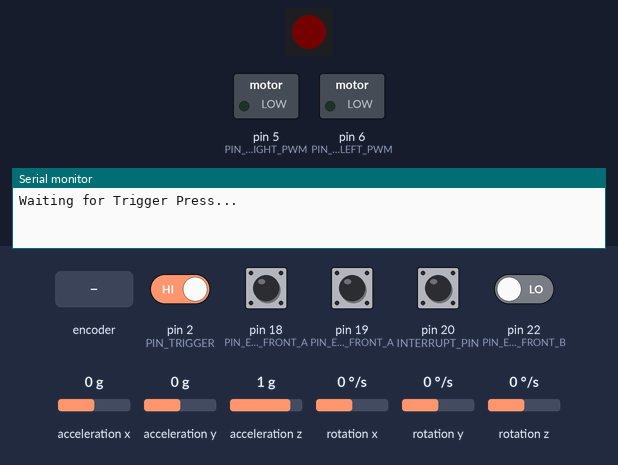
Simulated run of this sketch. Board: Arduino Mega 2560, built with avr-gcc and run on an emulated ATmega2560. Parts: 1 RGB LEDs in strip order, left to right, switched loads named in the sketch (green lamp = pin HIGH), the last lines printed to the serial monitor. Dashed ring = blinking. Inputs (shaded band) come from the test bench; at power-on: pin 2 (PIN_TRIGGER), pin 18 (PIN_ENCODER_LEFT_FRONT_A), pin 19 (PIN_ENCODER_RIGHT_FRONT_A), pin 20 (INTERRUPT_PIN) HIGH, pin 22 (PIN_ENCODER_LEFT_FRONT_B) LOW, rotation z 0 °/s, acceleration x 0 g, acceleration z 1 g, acceleration y 0 g, rotation x 0 °/s, rotation y 0 °/s. Dim RGB values are drawn brighter than linear; the sensor or clock chip raises its interrupt line as the real part does.

Above: at 2.0 s.
2.1 s: pin 2 (PIN_TRIGGER) driven LOW
At 3.0 s:
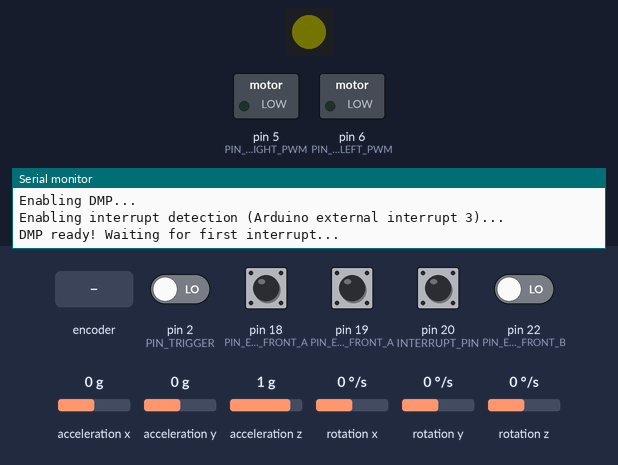
5.1 s: rotation z set to -192 °/s
At 5.72 s:
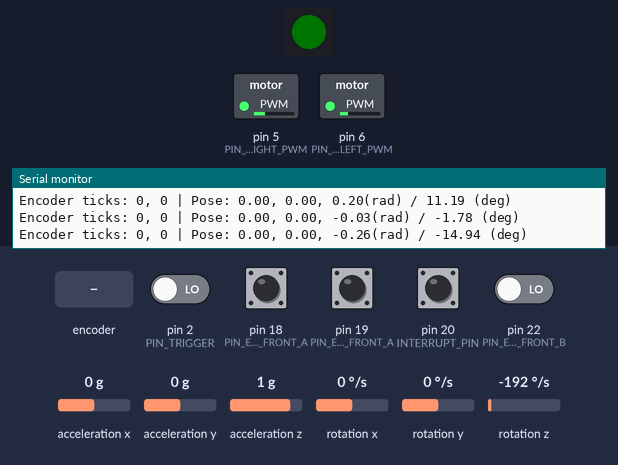
8.1 s: rotation z set to -100 °/s
At 8.45 s:
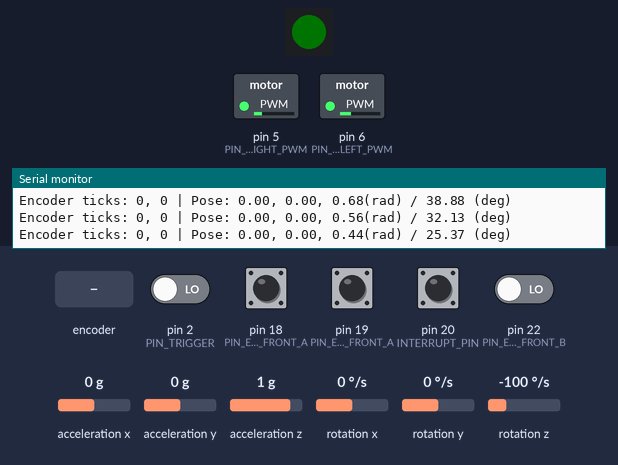
11.1 s: rotary encoder on pin 18 (PIN_ENCODER_LEFT_FRONT_A) / pin 22 (PIN_ENCODER_LEFT_FRONT_B) turned 3 steps (first pin leading)
14.7 s: acceleration x set to -1.4 g
17.7 s: acceleration z set to 0 g
Timing chart, 0 to 21.7 s (numbered marks = the images above; inputs shaded):
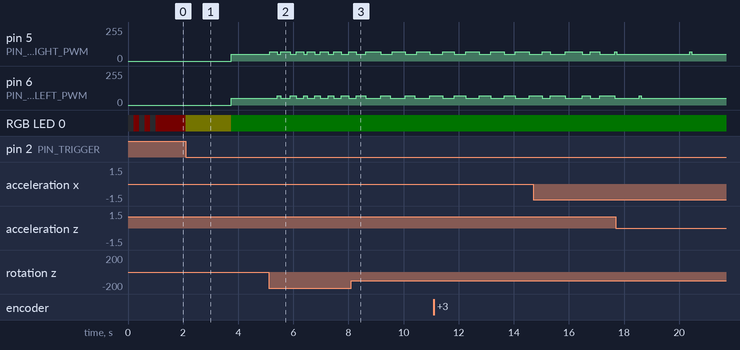

Measured:
- after the input at 2.1 s, pin 5 (PIN_MOTOR_RIGHT_PWM), pin 6 (PIN_MOTOR_LEFT_PWM): 0/255 → 50/255 after 1.6 s; RGB LED 0: RGB(1, 0, 0) → RGB(1, 1, 0) at once, → RGB(0, 1, 0) 1.6 s later
- after the input at 5.1 s, pin 5 (PIN_MOTOR_RIGHT_PWM): 50/255 → 70/255 at once, → 50/255 0.28 s later, → 70/255 0.14 s later, → 50/255 0.35 s later, … (13 changes in this stretch); pin 6 (PIN_MOTOR_LEFT_PWM): 50/255 → 70/255 after 0.31 s, → 50/255 0.14 s later, → 70/255 0.35 s later, → 50/255 0.20 s later, … (12 changes in this stretch)

The sketch:

robot_tour_SOLON.ino
```cpp
//Robot Tour by Chinmay Govind & Reuben James for Cumberland Valley Science Olympiad

#define PIN_MOTOR_RIGHT_PWM   5 //analog
#define PIN_MOTOR_RIGHT_IN    7 //digital
#define PIN_MOTOR_LEFT_PWM    6 //analog
#define PIN_MOTOR_LEFT_IN     8 //digital
#define PIN_ENCODER_LEFT_FRONT_A    18 //digital (yellow wire), goes high on encoder pulse
#define PIN_ENCODER_RIGHT_FRONT_A    19 //digital (yellow wire), goes high on encoder pulse
#define PIN_ENCODER_LEFT_FRONT_B 22 //digital (white wire), high on forward tick, low on reverse tick
#define PIN_ENCODER_RIGHT_FRONT_B 24 //digital (white wire), high on forward tick, low on reverse tick
#define PIN_ENCODER_LEFT_BACK_B 26 //digital (white wire), high on forward tick, low on reverse tick
#define PIN_ENCODER_RIGHT_BACK_B 28 //digital (white wire), high on forward tick, low on reverse tick
#define PIN_MOTOR_ENABLE      3 //digital

#define PIN_TRIGGER 2
long startMillis = 0;

#include "I2Cdev.h"
#include "MPU6050_6Axis_MotionApps20.h"
#define INTERRUPT_PIN 20

MPU6050 mpu;
double GYRO_TURN_CONSTANT = 0.0000109;
#if I2CDEV_IMPLEMENTATION == I2CDEV_ARDUINO_WIRE
    #include "Wire.h"
#endif

#include <FastLED.h>
#define NUM_LEDS 1    // Number of LEDs in strip (just 1)
#define PIN_LED 4    // Pin for data communications

#define NORTH 0
#define EAST -90
#define WEST 90
#define SOUTH 180
// Define the array of leds
CRGB leds[NUM_LEDS];

int encoderBPins[] = {PIN_ENCODER_LEFT_FRONT_B, PIN_ENCODER_RIGHT_FRONT_B, PIN_ENCODER_LEFT_BACK_B, PIN_ENCODER_RIGHT_BACK_B};
int lastEncoderTicks[] = {0, 0, 0, 0};//LF, RF, LB, RB
int encoderTicks[] = {0, 0, 0, 0};//LF, RF, LB, RB

int STRAIGHT_SLOW = 100;//default 100 fastest to slowest: 200 > 150 > 100 > 300
int STRAIGHT_FAST = 120;//default 120
int STRAIGHT_BASE_SLOW = 300;
int STRAIGHT_BASE_FAST = 320;
double FORWARD_LR_TOLERANCE = 0.01;
int TURN_SPEED = 600;
int TURN_SLOW = 60;
int FULL_TURN_TICKS = 740;
double TURN_TOLERANCE = 0.04;

double robotX = 0;
double robotY = 0;
double robotTheta = 0;
double thetaOffset = 0;
double TICKS_PER_CM = 9.51;
double TICKS_PER_REV = 740;
double WHEEL_RADIUS = 7.7;

Quaternion quat;
bool dmpReady = false;  // set true if DMP init was successful
uint8_t mpuIntStatus;   // holds actual interrupt status byte from MPU
uint8_t devStatus;      // return status after each device operation (0 = success, !0 = error)
uint16_t packetSize;    // expected DMP packet size (default is 42 bytes)
uint16_t fifoCount;     // count of all bytes currently in FIFO
uint8_t fifoBuffer[64]; // FIFO storage buffer

// orientation/motion vars
VectorInt16 aa;         // [x, y, z]            accel sensor measurements
VectorInt16 aaReal;     // [x, y, z]            gravity-free accel sensor measurements
VectorInt16 aaWorld;    // [x, y, z]            world-frame accel sensor measurements
VectorFloat gravity;    // [x, y, z]            gravity vector
float euler[3];         // [psi, theta, phi]    Euler angle container
float ypr[3];

void setup() {
  Serial.begin(9600);
  FastLED.addLeds<NEOPIXEL, PIN_LED>(leds, NUM_LEDS);  // Configure the LED
  FastLED.setBrightness(1);
  for (int i = 0; i < 3; i++) {
    leds[0] = CRGB::Black;
    FastLED.show();
    delay(200);
    leds[0] = CRGB::Red;
    FastLED.show();
    delay(200);
  }
  Serial.println("\nWaiting for Trigger Press...");
  while (digitalRead(PIN_TRIGGER) == HIGH) {
    //wait
  }
  Serial.println("Trigger Pressed...");
  leds[0] = CRGB::Yellow;
  FastLED.show();

  //attach encoder interrupts
  attachInterrupt(digitalPinToInterrupt(PIN_ENCODER_LEFT_FRONT_A), readLFEncoder, RISING);
  attachInterrupt(digitalPinToInterrupt(PIN_ENCODER_RIGHT_FRONT_A), readRFEncoder, RISING);
  //attachInterrupt(digitalPinToInterrupt(PIN_ENCODER_LEFT_BACK_A), readLBEncoder, RISING);
  //attachInterrupt(digitalPinToInterrupt(PIN_ENCODER_RIGHT_BACK_A), readRBEncoder, RISING);

  //mpu setup
  #if I2CDEV_IMPLEMENTATION == I2CDEV_ARDUINO_WIRE
      Wire.begin();
  #elif I2CDEV_IMPLEMENTATION == I2CDEV_BUILTIN_FASTWIRE
      Fastwire::setup(400, true);
  #endif
  Serial.println("Testing MPU connection...");
  mpu.initialize();
  leds[0] = CRGB::Orange;
  Serial.println(mpu.testConnection() ? "MPU6050 connection successful" : "MPU6050 connection failed");
  Serial.println("Calibrating MPU...");
  //mpu.CalibrateGyro();
  //mpu.CalibrateAccel();

  Serial.println("Initializing DMP...");
  devStatus = mpu.dmpInitialize();
  if (devStatus == 0) {
      // Calibration Time: generate offsets and calibrate our MPU6050
      mpu.CalibrateAccel(6);
      mpu.CalibrateGyro(6);
      mpu.PrintActiveOffsets();
      // turn on the DMP, now that it's ready
      Serial.println(F("Enabling DMP..."));
      mpu.setDMPEnabled(true);

      // enable Arduino interrupt detection
      Serial.print(F("Enabling interrupt detection (Arduino external interrupt "));
      Serial.print(digitalPinToInterrupt(INTERRUPT_PIN));
      Serial.println(F(")..."));
      attachInterrupt(digitalPinToInterrupt(INTERRUPT_PIN), dmpDataReady, RISING);
      mpuIntStatus = mpu.getIntStatus();

      // set our DMP Ready flag so the main loop() function knows it's okay to use it
      Serial.println(F("DMP ready! Waiting for first interrupt..."));
      dmpReady = true;

      // get expected DMP packet size for later comparison
      packetSize = mpu.dmpGetFIFOPacketSize();
  } else {
      // ERROR!
      // 1 = initial memory load failed
      // 2 = DMP configuration updates failed
      // (if it's going to break, usually the code will be 1)
      Serial.print(F("DMP Initialization failed (code "));
      Serial.print(devStatus);
      Serial.println(F(")"));
  }
  delay(1000);//DO NOT REMOVE
  leds[0] = CRGB::Green;
  FastLED.show();
  Serial.println("Starting...");
  startMillis = millis();
  //RUN CODE GOES HERE (TRIPATHI)
  //200 > 150 > 100 > 300
  //90 deg: 2.1s, 180: 4.1
  //100: 20cm/s,
  //start: 15
  //gate zone: 5, 13, 16
  for (int i = 50; i < 255; i += 50) {
    double totalMicros = 0;
    for (int j = 0; j < 5; j++) {
      setSpeed(i);
      long startMicros = micros();
      forward(50);
      totalMicros += (micros() - startMicros);
      setSpeed(200);
      backward(50);
    }
    double speed = 50 / (totalMicros / 5000000);
    Serial.print("PWM: ");
    Serial.print(i);
    Serial.print(", speed: ");
    Serial.println(speed);
    delay(5000);
  }
}

void setSpeed(int val) {
  STRAIGHT_SLOW = val;
  STRAIGHT_FAST = val + 20;
}


void readLFEncoder() {
  readEncoder(0);
}
void readRFEncoder() {
  readEncoder(1);
}
void readLBEncoder() {
  readEncoder(2);
}
void readRBEncoder() {
  readEncoder(3);
}
void readEncoder(int wheel) {//0, 1, 2, 3 = LF, RF, LB, RB
  //if going forward, increase motor ticks. otherwise, decrement
  if (digitalRead(encoderBPins[wheel]) == (wheel%2)) { //even wheels need LOW, odd wheels need HIGH
    encoderTicks[wheel]++;
    //Serial.println("Incrementing encoder ticks...");
  } else {
    encoderTicks[wheel]--;
    //Serial.println("Decrementing encoder ticks...");
  }
}

volatile bool mpuInterrupt = false;     // indicates whether MPU interrupt pin has gone high
void dmpDataReady() {
    mpuInterrupt = true;
}

void setMotors(int left, int right) {
  digitalWrite(PIN_MOTOR_ENABLE, HIGH);//enable motor controller
  digitalWrite(PIN_MOTOR_LEFT_IN, (left > 0) ? LOW : HIGH);//set right wheels to CW/CCW
  analogWrite(PIN_MOTOR_LEFT_PWM, abs(left));//set right wheels to left speed
  digitalWrite(PIN_MOTOR_RIGHT_IN, (right > 0) ? LOW : HIGH);//set right wheels to CW/CCW
  analogWrite(PIN_MOTOR_RIGHT_PWM, abs(right));//set right wheels to right speed
}

void findThetaOffset() {
  thetaOffset = 0;
  while (robotTheta + thetaOffset > PI/4) {
    thetaOffset -= PI/2;
  }
  while (robotTheta + thetaOffset < -PI/4) {
    thetaOffset += PI/2;
  }
}
void forward(double distance) {
  robotX = 0;
  robotY = 0;
  //find theta offset
  while (robotX < distance) {
    findThetaOffset();
    printInfo();
    updatePose();
    bool slowMode = distance - robotX < 8;
    int slowSpeed = slowMode ? STRAIGHT_BASE_SLOW : STRAIGHT_SLOW;
    int fastSpeed = slowMode ? STRAIGHT_BASE_FAST : STRAIGHT_FAST;
    if ((robotTheta + thetaOffset) > FORWARD_LR_TOLERANCE) {//going left, correct right
      //Serial.println("Correcting left...");
      setMotors(fastSpeed, slowSpeed);
    } else if ((robotTheta + thetaOffset) < -FORWARD_LR_TOLERANCE) {
      //Serial.println("Correcting right...");
      setMotors(slowSpeed, fastSpeed);
    } else {
      setMotors(slowSpeed, slowSpeed);
    }
  }
  setMotors(0, 0);
}

void backward(double distance) {
  robotX = 0;
  robotY = 0;
  //find theta offset
  while (robotX > -distance) {
    findThetaOffset();
    printInfo();
    updatePose();
    bool slowMode = robotX + distance < 8;
    int slowSpeed = slowMode ? STRAIGHT_BASE_SLOW : STRAIGHT_SLOW;
    int fastSpeed = slowMode ? STRAIGHT_BASE_FAST : STRAIGHT_FAST;
    if (robotTheta + thetaOffset > FORWARD_LR_TOLERANCE) {//going left, correct right
      setMotors(-slowSpeed, -fastSpeed);
    } else if (robotTheta + thetaOffset < -FORWARD_LR_TOLERANCE) {
      setMotors(-fastSpeed, -slowSpeed);
    } else {
      setMotors(-slowSpeed, -slowSpeed);
    }
  }
  setMotors(0, 0);
}

//TURNING FUNC
void turnTo(double angle, bool ccw) {
  double targetAngle = angle * (PI / 180.0);
  //double startAngle = robotTheta;
  //find theta offset
  //findThetaOffset();
  //double targetAngle = fstartAngle + angleRad;
  //double targetAngle = angleRad;
  double sign = ccw ? 1 : -1;
  thetaOffset = 0;
  while (angularDistance(robotTheta, targetAngle) > TURN_TOLERANCE) {
    updatePose();
    printInfo();
    //Serial.println(angularDistance(robotTheta, targetAngle));
    double k = sign * TURN_SPEED;
    if (angularDistance(robotTheta, targetAngle) < 0.5) {
      k = sign * TURN_SLOW;
    }
    setMotors(-k, k);//positive k means left turn means positive angle change
  }
  setMotors(0, 0);
}

double angularDistance(double a, double b) {
  return min(abs(a - b), abs(min(a, b) + 2 * PI - max(a, b)));
}

double lastTime = 0;
double lastGyroTheta = 0;
void updatePose() {
  int differentials[] = {encoderTicks[0] - lastEncoderTicks[0],
  encoderTicks[1] - lastEncoderTicks[1],
  encoderTicks[2] - lastEncoderTicks[2],
  encoderTicks[3] - lastEncoderTicks[3]};

  double dForward = (differentials[0] + differentials[1])/2.0 / TICKS_PER_CM;//forward change in cm
  //double dTime = (millis() - lastTime) / 1000.0;

  lastTime = millis();
  robotX += dForward * cos(robotTheta + thetaOffset);
  robotY += dForward * sin(robotTheta + thetaOffset);
  if (!dmpReady) return;
  // read a packet from FIFO
  if (mpu.dmpGetCurrentFIFOPacket(fifoBuffer)) { // Get the Latest packet
  // display Euler angles in degrees
          mpu.dmpGetQuaternion(&quat, fifoBuffer);
          mpu.dmpGetEuler(euler, &quat);
  }
  robotTheta = -euler[0];
  for (int i = 0; i < 4; i++) lastEncoderTicks[i] = encoderTicks[i];
}

void printInfo() {
  Serial.print("Encoder ticks: ");
  Serial.print(encoderTicks[0]);
  Serial.print(", ");
  Serial.print(encoderTicks[1]);
  Serial.print(" | Pose: ");
  Serial.print(robotX);
  Serial.print(", ");
  Serial.print(robotY);
  Serial.print(", ");
  Serial.print(robotTheta + thetaOffset);
  Serial.print("(rad) / ");
  Serial.print((robotTheta + thetaOffset) * (180 / PI));
  Serial.print(" (deg)");
  Serial.println();
}

void stop() {
    Serial.println("Stop Triggered, Shutting Down...");
    digitalWrite(PIN_MOTOR_ENABLE, LOW);//disable motor controller
    leds[0] = CRGB::Red;
    FastLED.show();
    delay(250);
    exit(0);
}
void loop() {
  // put your main code here, to run repeatedly:
  if (digitalRead(PIN_TRIGGER) == LOW && (millis() - startMillis > 1500)) {
    stop();
  }
  updatePose();
  printInfo();
}
```
